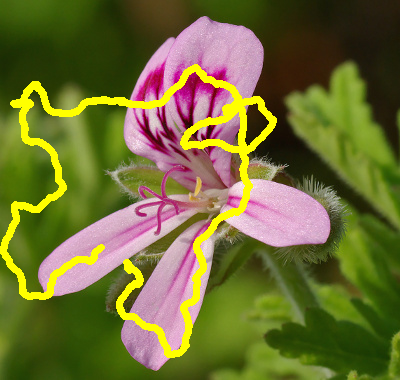
%> input picture TP5/donnees_TP5/Images/fleur_avec_defaut.png, 400 x 380 px
$ octave exercice_2.m   (GNU Octave 9; MATLAB toolbox functions it lacks are replaced by stand-ins)
%> lines starting %> are read from the running program, lines starting %| are printed output that depends on the picture
### TP5/donnees_TP5/inpainting.m
function u_kp1 = inpainting(b,u_k,lambda,Dx,Dy,epsilon,D)

    N = size(b,1);
    norme_div = (Dx *u_k).^2 + (Dy * u_k).^2;
    terme_fract = sqrt(norme_div +  epsilon);
    terme_fract = terme_fract.^(-1);
    W = spdiags(terme_fract,0,N,N);
    terme_droite = -Dx' * W *Dx - Dy'* W * Dy;
    terme_droite = lambda * terme_droite;
    OmegaD = D == 0;
    Wid = spdiags(OmegaD ,0,N,N);
    A = Wid - terme_droite;
    u_kp1 = A\(Wid*b);
end

### TP5/donnees_TP5/exercice_2.m
%--------------------------------------------------------------------------
% ENSEEIHT - 2SN MM - Traitement des donnees audio-visuelles
% TP5 - Restauration d'images
% exercice_1_bis : debruitage avec variation totale (image RVB)
%--------------------------------------------------------------------------

clear
close all
clc

% Mise en place de la figure pour affichage :
taille_ecran = get(0,'ScreenSize');
L = taille_ecran(3);
H = taille_ecran(4);
figure('Name','Debruitage par variation totale',...
	'Position',[0.05*L,0.1*H,0.9*L,0.7*H]);

% Lecture de l'image :
u_0 = double(imread('Images/fleur_avec_defaut.png'));
% u_0 = double(imread('Images/lena_avec_bruit.bmp'));
[nb_lignes,nb_colonnes,nb_canaux] = size(u_0);
%> nb_lignes = 380; nb_colonnes = 400; nb_canaux = 3
u_max = max(u_0(:));
%> u_max = 255
Defaut =  imread('Images/defaut_fleur.png');
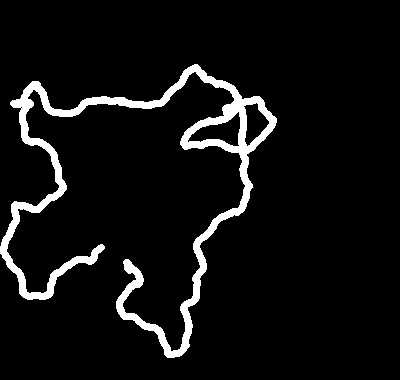
%> input picture TP5/donnees_TP5/Images/defaut_fleur.png, 400 x 380 px
%> Defaut is the input picture: size 380x400 uint8; min 0, max 255, mean 16.3
Defaut = Defaut(:);

% Affichage de l'image :
subplot(1,3,1)
	imagesc(max(0,min(1,u_0/u_max)),[0 1])
	if nb_canaux==1
		colormap gray
	end
	axis image off
	title('Image bruitee','FontSize',20)

% Affichage de l'image restauree a l'iteration 0 :
subplot(1,3,2)
	imagesc(max(0,min(1,u_0/u_max)),[0 1])
	if nb_canaux==1
		colormap gray
	end
	axis image off
	title('Image restauree (iteration 0)','FontSize',20)
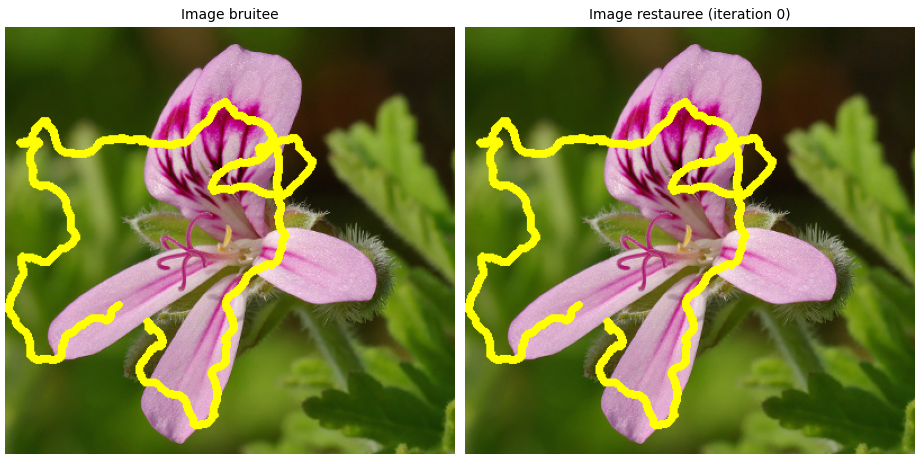
%> figure redrawn from the program's plot data, 2 panels
drawnow nocallbacks

% Vectorisation des canaux de u_0 :
nb_pixels = nb_lignes*nb_colonnes;
%> nb_pixels = 152000
%> the run ends on the next line
u_0 = reshape(u_0,[nb_pixels nb_canaux]);

% Parametre pour garantir la differentiabilite de la variation totale :
epsilon = 0.01;

% Operateur gradient :
e = ones(nb_pixels,1);
Dx = spdiags([-e e],[0 nb_lignes],nb_pixels,nb_pixels);
Dx(end-nb_lignes+1:end,:) = 0;
Dy = spdiags([-e e],[0 1],nb_pixels,nb_pixels);
Dy(nb_lignes:nb_lignes:end,:) = 0;

% Second membre b du systeme :
b = u_0;

% Point fixe :
lambda = 1;			% Poids de la regularisation
u_k = u_0;
convergence = +Inf;
iteration = 0;

while convergence > 1e-3

	% Incrementation du nombre d'iterations :
	iteration = iteration + 1;

	% Iteration (6) :
	u_kp1 = inpainting(b,u_k,lambda,Dx,Dy,epsilon,Defaut);
